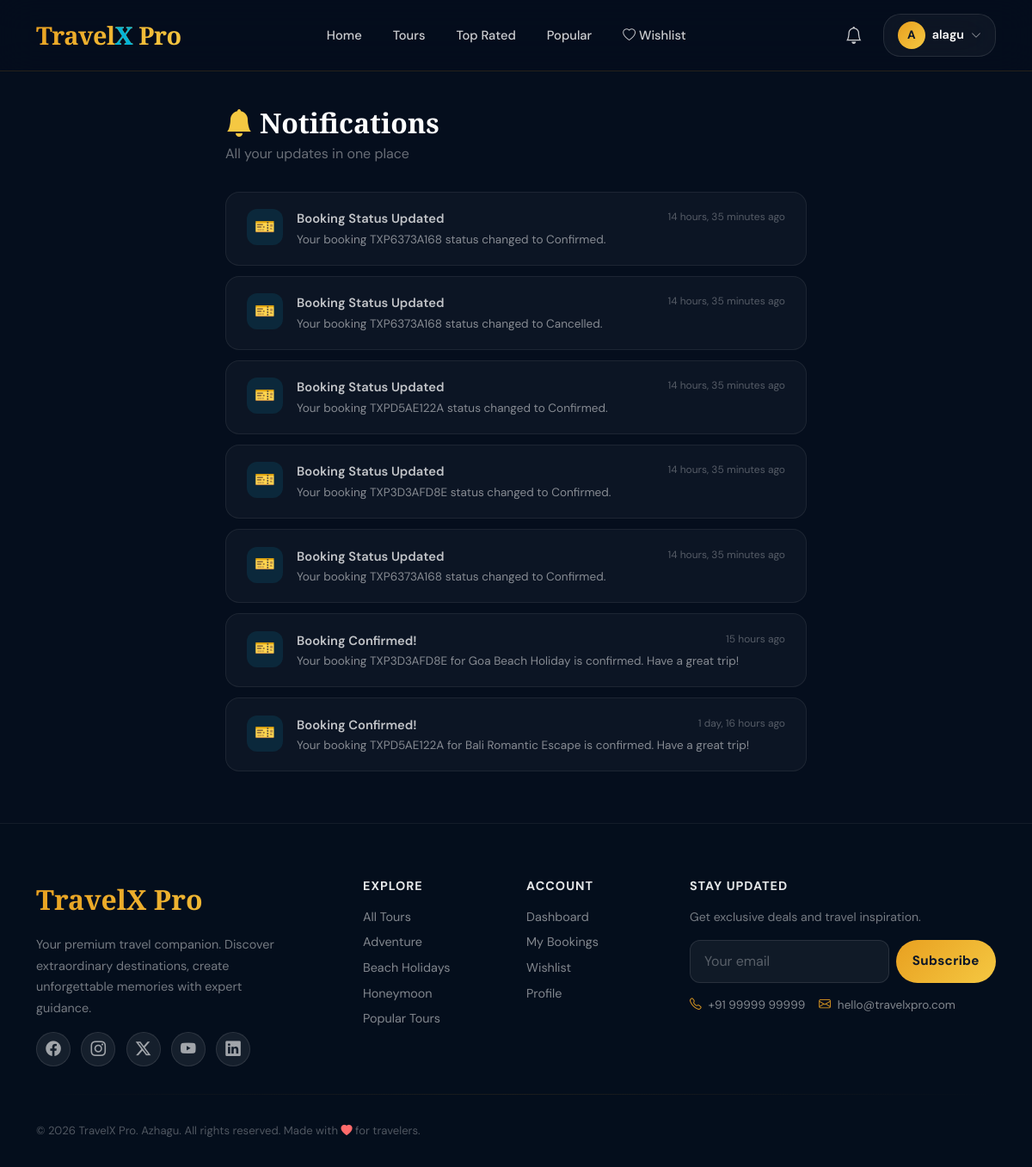
The page /accounts/notifications/ (signed in) on the database its author committed.
### accounts/models.py (models this page shows, shortened)
class Notification(models.Model):
    NOTIF_TYPES = [
        ('booking', 'Booking'),
        ('payment', 'Payment'),
        ('offer', 'Offer'),
        ('system', 'System'),
    ]
    user = models.ForeignKey(User, on_delete=models.CASCADE, related_name='notifications')
    title = models.CharField(max_length=200)
    message = models.TextField()
    notif_type = models.CharField(max_length=20, choices=NOTIF_TYPES, default='system')
    is_read = models.BooleanField(default=False)
    created_at = models.DateTimeField(auto_now_add=True)
    class Meta:
        ordering = ['-created_at']

### accounts/views.py (the view)
# urls.py: path('notifications/', views.notifications, name='notifications'),
@login_required
def notifications(request):
    notifs = Notification.objects.filter(user=request.user)
    notifs.filter(is_read=False).update(is_read=True)
    return render(request, 'accounts/notifications.html', {'notifications': notifs})

### templates/accounts/notifications.html (shortened to what this page needs)
{% extends 'base.html' %}
{% block content %}
<div style="padding:3rem 0;min-height:80vh;">
  <div class="container" style="max-width:700px;">
    <h2 style="font-family:var(--font-display);font-size:2rem;font-weight:900;color:#fff;margin-bottom:0.3rem;">
      <i class="bi bi-bell-fill me-2" style="color:var(--tx-gold);"></i>Notifications
    </h2>
    <p style="color:rgba(255,255,255,0.4);margin-bottom:2rem;">All your updates in one place</p>
    {% for notif in notifications %}
    <div style="background:rgba(255,255,255,0.03);border:1px solid {% if not notif.is_read %}rgba(232,160,32,0.2){% else %}rgba(255,255,255,0.07){% endif %};border-radius:16px;padding:1.2rem 1.5rem;margin-bottom:0.75rem;display:flex;align-items:flex-start;gap:1rem;transition:all 0.3s;" onmouseover="this.style.borderColor='rgba(232,160,32,0.25)'" onmouseout="this.style.borderColor='{% if not notif.is_read %}rgba(232,160,32,0.2){% else %}rgba(255,255,255,0.07){% endif %}'">
      <div style="width:42px;height:42px;border-radius:12px;display:flex;align-items:center;justify-content:center;font-size:1.2rem;flex-shrink:0;
        background:{% if notif.notif_type == 'booking' %}rgba(0,180,216,0.12){% elif notif.notif_type == 'payment' %}rgba(6,214,160,0.12){% elif notif.notif_type == 'offer' %}rgba(232,160,32,0.12){% else %}rgba(255,255,255,0.06){% endif %};">
        {% if notif.notif_type == 'booking' %}🎫{% elif notif.notif_type == 'payment' %}💳{% elif notif.notif_type == 'offer' %}🎁{% else %}📢{% endif %}
      </div>
      <div style="flex:1;">
        <div style="display:flex;justify-content:space-between;align-items:flex-start;margin-bottom:0.2rem;">
          <div style="font-weight:{% if not notif.is_read %}700{% else %}600{% endif %};color:{% if not notif.is_read %}#fff{% else %}rgba(255,255,255,0.75){% endif %};font-size:0.92rem;">
            {{ notif.title }}
          </div>
          <div style="font-size:0.75rem;color:rgba(255,255,255,0.3);flex-shrink:0;margin-left:1rem;">{{ notif.created_at|timesince }} ago</div>
        </div>
        <div style="font-size:0.85rem;color:rgba(255,255,255,0.5);line-height:1.5;">{{ notif.message }}</div>
      </div>
    </div>
    {% empty %}
    <div style="text-align:center;padding:5rem 2rem;color:rgba(255,255,255,0.3);">
      <div style="font-size:4rem;margin-bottom:1rem;">🔔</div>
      <h4>No notifications yet</h4>
      <p>We'll notify you about bookings, payments, and special offers.</p>
    </div>
    {% endfor %}
  </div>
</div>
{% endblock %}

### templates/base.html (shortened to what this page needs)
<!DOCTYPE html>
<html lang="en">
<head>
  <link href="https://cdn.jsdelivr.net/npm/bootstrap@5.3.0/dist/css/bootstrap.min.css" rel="stylesheet">
  <link href="https://cdn.jsdelivr.net/npm/bootstrap-icons@1.11.3/font/bootstrap-icons.css" rel="stylesheet">
  <link href="https://cdnjs.cloudflare.com/ajax/libs/animate.css/4.1.1/animate.min.css" rel="stylesheet">
</head>
<body>
<nav class="navbar-tx navbar navbar-expand-lg">
  <div class="container">
    <a class="navbar-brand-tx" href="{% url 'home' %}">
      Travel<span>X</span> Pro
    </a>
    <div class="collapse navbar-collapse" id="navbarMain">
      <ul class="navbar-nav mx-auto gap-1">
        <li class="nav-item">
          <a class="nav-link-tx nav-link {% if request.resolver_match.url_name == 'home' %}active{% endif %}"
             href="{% url 'home' %}">Home</a>
        </li>
        <li class="nav-item">
          <a class="nav-link-tx nav-link" href="{% url 'package_list' %}">Tours</a>
        </li>
        <li class="nav-item">
          <a class="nav-link-tx nav-link" href="{% url 'package_list' %}?sort=rating">Top Rated</a>
        </li>
        <li class="nav-item">
          <a class="nav-link-tx nav-link" href="{% url 'package_list' %}?sort=popular">Popular</a>
        </li>
        {% if user.is_authenticated %}
        <li class="nav-item">
          <a class="nav-link-tx nav-link" href="{% url 'wishlist' %}">
            <i class="bi bi-heart me-1"></i>Wishlist
          </a>
        </li>
        {% endif %}
      </ul>
      <div class="d-flex align-items-center gap-2">
        {% if user.is_authenticated %}
          <a href="{% url 'notifications' %}" class="position-relative nav-link-tx nav-link p-2">
            <i class="bi bi-bell fs-5"></i>
          </a>
          <div class="dropdown">
            <button class="btn d-flex align-items-center gap-2 glass-panel px-3 py-2"
                    style="color: white; border-color: rgba(255,255,255,0.1);"
                    data-bs-toggle="dropdown">
              <div style="width:32px;height:32px;border-radius:50%;background:linear-gradient(135deg,var(--tx-accent),var(--tx-gold));display:flex;align-items:center;justify-content:center;font-weight:700;font-size:0.85rem;color:var(--tx-primary);">
                {{ user.first_name|first|upper|default:user.username|first|upper }}
              </div>
              <span style="font-size:0.9rem;font-weight:600;">{{ user.first_name|default:user.username }}</span>
              <i class="bi bi-chevron-down" style="font-size:0.75rem;opacity:0.6;"></i>
            </button>
          </div>
        {% else %}
          <a href="{% url 'login' %}" class="btn-nav-login nav-link">Login</a>
          <a href="{% url 'register' %}" class="btn-nav-register nav-link">Register</a>
        {% endif %}
      </div>
    </div>
  </div>
</nav>
<main class="main-content">
  {% block content %}{% endblock %}
</main>
<footer class="footer-tx">
  <div class="container">
    <div class="row g-4">
      <div class="col-lg-4">
        <div class="footer-brand mb-3">TravelX Pro</div>
        <p style="color:rgba(255,255,255,0.45);font-size:0.9rem;line-height:1.7;max-width:300px;">
          Your premium travel companion. Discover extraordinary destinations, create unforgettable memories with expert guidance.
        </p>
        <div class="footer-social mt-3">
          <a href="#"><i class="bi bi-facebook"></i></a>
          <a href="#"><i class="bi bi-instagram"></i></a>
          <a href="#"><i class="bi bi-twitter-x"></i></a>
          <a href="#"><i class="bi bi-youtube"></i></a>
          <a href="#"><i class="bi bi-linkedin"></i></a>
        </div>
      </div>
      <div class="col-lg-2 col-6">
        <h6 style="color:rgba(255,255,255,0.9);font-weight:700;margin-bottom:1rem;font-size:0.9rem;letter-spacing:1px;text-transform:uppercase;">Explore</h6>
        <a href="{% url 'package_list' %}" class="footer-link">All Tours</a>
        <a href="{% url 'package_list' %}?category=adventure" class="footer-link">Adventure</a>
        <a href="{% url 'package_list' %}?category=beach" class="footer-link">Beach Holidays</a>
        <a href="{% url 'package_list' %}?category=honeymoon" class="footer-link">Honeymoon</a>
        <a href="{% url 'package_list' %}?sort=popular" class="footer-link">Popular Tours</a>
      </div>
      <div class="col-lg-2 col-6">
        <h6 style="color:rgba(255,255,255,0.9);font-weight:700;margin-bottom:1rem;font-size:0.9rem;letter-spacing:1px;text-transform:uppercase;">Account</h6>
        {% if user.is_authenticated %}
        <a href="{% url 'user_dashboard' %}" class="footer-link">Dashboard</a>
        <a href="{% url 'booking_history' %}" class="footer-link">My Bookings</a>
        <a href="{% url 'wishlist' %}" class="footer-link">Wishlist</a>
        <a href="{% url 'profile' %}" class="footer-link">Profile</a>
        {% else %}
        <a href="{% url 'login' %}" class="footer-link">Login</a>
        <a href="{% url 'register' %}" class="footer-link">Register</a>
        {% endif %}
      </div>
      <div class="col-lg-4">
        <h6 style="color:rgba(255,255,255,0.9);font-weight:700;margin-bottom:1rem;font-size:0.9rem;letter-spacing:1px;text-transform:uppercase;">Stay Updated</h6>
        <p style="color:rgba(255,255,255,0.45);font-size:0.88rem;margin-bottom:1rem;">Get exclusive deals and travel inspiration.</p>
        <div class="d-flex gap-2">
          <input type="email" class="form-control form-control-tx" placeholder="Your email" style="flex:1;">
          <button class="btn-tx-primary btn" style="white-space:nowrap;padding:0.6rem 1.2rem;">
            Subscribe
          </button>
        </div>
        <div class="mt-3 d-flex gap-3 flex-wrap">
          <div class="d-flex align-items-center gap-2" style="color:rgba(255,255,255,0.5);font-size:0.85rem;">
            <i class="bi bi-telephone" style="color:var(--tx-accent);"></i>
            +91 99999 99999
          </div>
          <div class="d-flex align-items-center gap-2" style="color:rgba(255,255,255,0.5);font-size:0.85rem;">
            <i class="bi bi-envelope" style="color:var(--tx-accent);"></i>
            hello@travelxpro.com
          </div>
        </div>
      </div>
    </div>
    <hr class="divider-tx">
    <div class="d-flex flex-wrap justify-content-between align-items-center">
      <p style="color:rgba(255,255,255,0.3);font-size:0.82rem;margin:0;">
        © 2026 TravelX Pro. Azhagu. All rights reserved. Made with <i class="bi bi-heart-fill" style="color:var(--tx-coral);"></i> for travelers.
      </p>
    </div>
  </div>
</footer>
</body>
</html>

### templates/base.html (style rules this page uses)
:root { --tx-primary: #0a1628; --tx-accent: #e8a020; --tx-gold: #f5c842; --tx-teal: #00b4d8; --tx-coral: #ff6b6b; --tx-green: #06d6a0; --tx-purple: #7b2d8b; --tx-glass: rgba(255,255,255,0.08); --tx-glass-border: rgba(255,255,255,0.15); --tx-shadow: 0 20px 60px rgba(0,0,0,0.3); --tx-radius: 20px; --tx-radius-sm: 12px; --font-display: 'Playfair Display', serif; --font-body: 'DM Sans', sans-serif; }
* { margin: 0; padding: 0; box-sizing: border-box; }
body { font-family: var(--font-body); background: #050e1d; color: #e8e8f0; overflow-x: hidden; }
.navbar-tx { background: rgba(5,14,29,0.85); backdrop-filter: blur(20px); -webkit-backdrop-filter: blur(20px); border-bottom: 1px solid rgba(232,160,32,0.15); padding: 1rem 0; position: fixed; width: 100%; top: 0; z-index: 1050; transition: all 0.3s ease; }
.navbar-brand-tx { font-family: var(--font-display); font-size: 1.8rem; font-weight: 900; background: linear-gradient(135deg, var(--tx-accent), var(--tx-gold)); -webkit-background-clip: text; -webkit-text-fill-color: transparent; background-clip: text; text-decoration: none; letter-spacing: -0.5px; }
.navbar-brand-tx span { color: var(--tx-teal); -webkit-text-fill-color: var(--tx-teal); }
.nav-link-tx { color: rgba(255,255,255,0.8) !important; font-weight: 500; font-size: 0.92rem; padding: 0.5rem 1rem !important; border-radius: 8px; transition: all 0.3s ease; position: relative; }
.nav-link-tx::after { content: ''; position: absolute; bottom: 0; left: 50%; width: 0; height: 2px; background: var(--tx-accent); transition: all 0.3s ease; transform: translateX(-50%); border-radius: 2px; }
.btn-tx-primary { background: linear-gradient(135deg, var(--tx-accent) 0%, var(--tx-gold) 100%); color: var(--tx-primary); border: none; border-radius: 50px; padding: 0.8rem 2rem; font-weight: 700; font-size: 0.95rem; transition: all 0.3s ease; letter-spacing: 0.3px; }
.glass-panel { background: rgba(255,255,255,0.04); backdrop-filter: blur(20px); -webkit-backdrop-filter: blur(20px); border: 1px solid rgba(255,255,255,0.1); border-radius: var(--tx-radius); }
.footer-tx { background: rgba(5,14,29,0.95); border-top: 1px solid rgba(255,255,255,0.06); padding: 4rem 0 2rem; }
.footer-brand { font-family: var(--font-display); font-size: 2rem; font-weight: 900; background: linear-gradient(135deg, var(--tx-accent), var(--tx-gold)); -webkit-background-clip: text; -webkit-text-fill-color: transparent; background-clip: text; }
.footer-link { color: rgba(255,255,255,0.5); text-decoration: none; font-size: 0.9rem; transition: color 0.3s; display: block; margin-bottom: 0.5rem; }
.footer-social a { display: inline-flex; align-items: center; justify-content: center; width: 40px; height: 40px; border-radius: 50%; background: rgba(255,255,255,0.07); color: rgba(255,255,255,0.6); font-size: 1.1rem; margin-right: 0.5rem; text-decoration: none; transition: all 0.3s ease; border: 1px solid rgba(255,255,255,0.1); }
.divider-tx { height: 1px; background: linear-gradient(90deg, transparent, rgba(232,160,32,0.4), transparent); border: none; margin: 2rem 0; }
.main-content { padding-top: 76px; min-height: 100vh; }
.form-control-tx { background: rgba(255,255,255,0.05); border: 1px solid rgba(255,255,255,0.1); border-radius: var(--tx-radius-sm); color: #fff; padding: 0.75rem 1rem; transition: all 0.3s ease; }
.form-control-tx::placeholder { color: rgba(255,255,255,0.3); }

### rows shown on the page
Notification: title "Booking Status Updated", created_at "14 hours, 35 minutes", message "Your booking TXP6373A168 status changed to Confirmed."
Notification: title "Booking Status Updated", created_at "14 hours, 35 minutes", message "Your booking TXP6373A168 status changed to Cancelled."
Notification: title "Booking Status Updated", created_at "14 hours, 35 minutes", message "Your booking TXPD5AE122A status changed to Confirmed."
Notification: title "Booking Status Updated", created_at "14 hours, 35 minutes", message "Your booking TXP3D3AFD8E status changed to Confirmed."
Notification: title "Booking Status Updated", created_at "14 hours, 35 minutes", message "Your booking TXP6373A168 status changed to Confirmed."
Notification: title "Booking Confirmed!", created_at "15 hours", message "Your booking TXP3D3AFD8E for Goa Beach Holiday is confirmed. Have a great trip!"
Notification: title "Booking Confirmed!", created_at "1 day, 16 hours", message "Your booking TXPD5AE122A for Bali Romantic Escape is confirmed. Have a great trip!"

### other values the page prints
{{ user.first_name|first|upper|default:user.username|first|upper }} "A"
{{ user.first_name|default:user.username }} "alagu"
